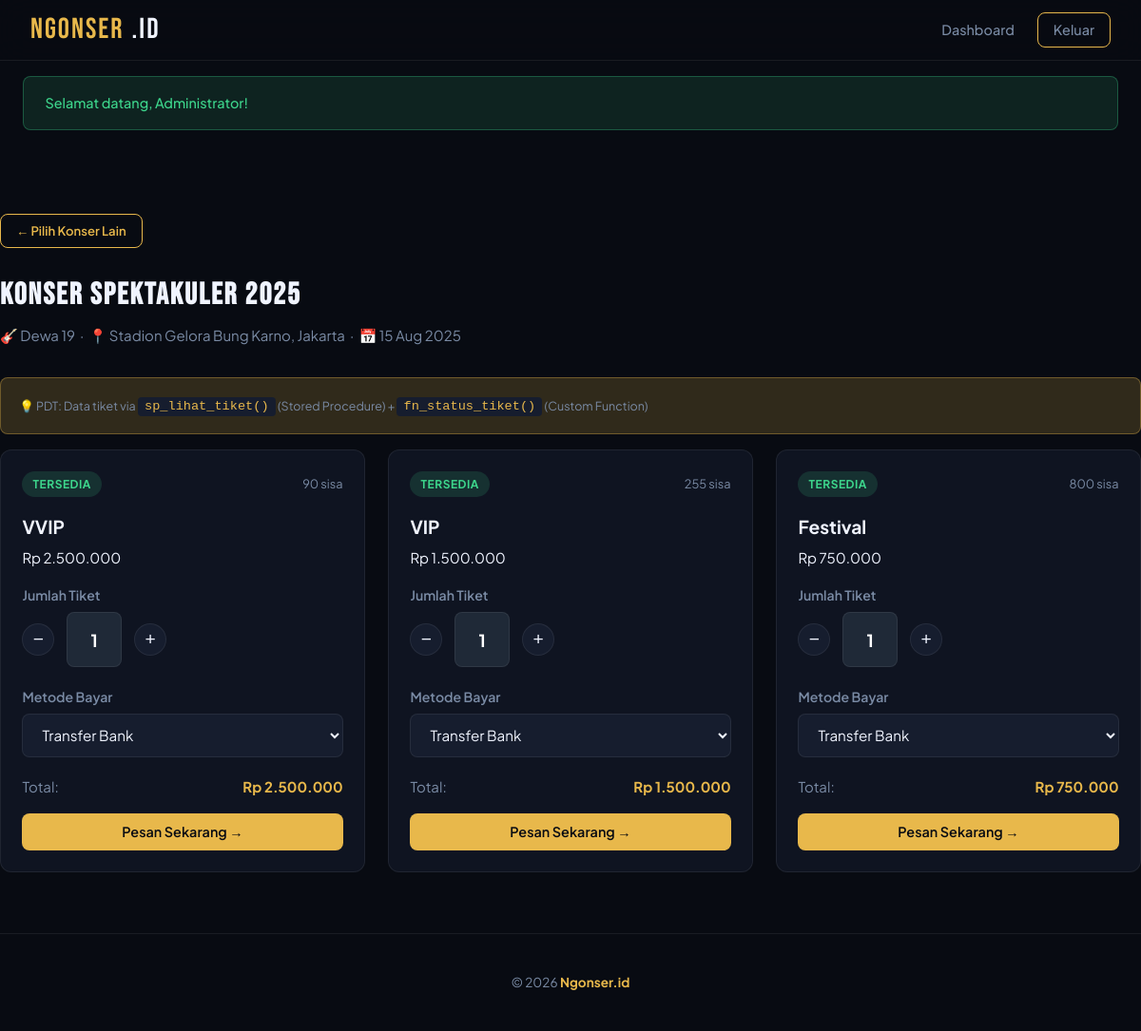
The page /booking.php?konser=1 (signed in) on the database as committed earlier.
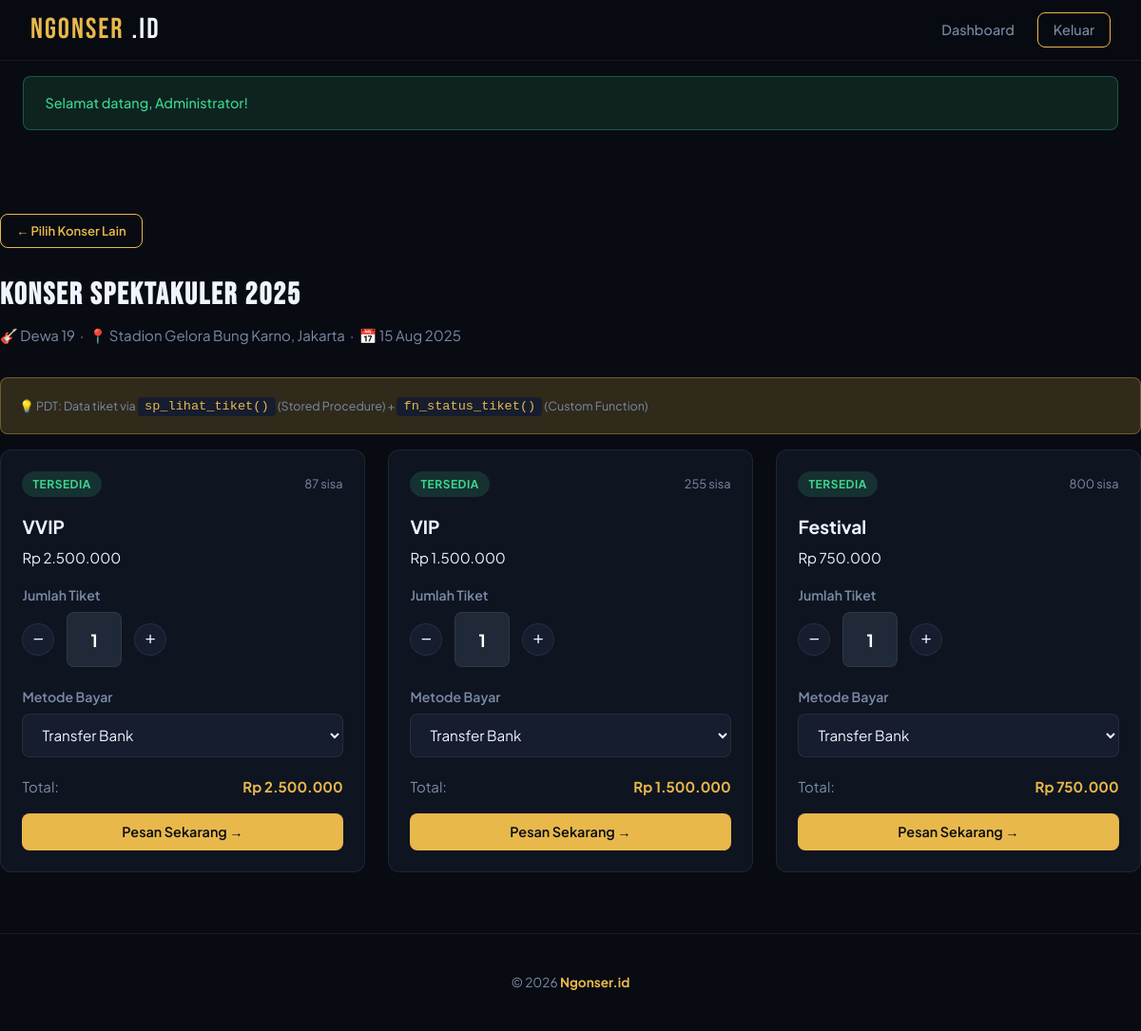
The same page on the database as committed later.
### tables this page shows
CREATE TABLE `tiket` (
  `id` int NOT NULL AUTO_INCREMENT,
  `konser_id` int NOT NULL,
  `kategori` varchar(100) NOT NULL,
  `harga` decimal(12,2) NOT NULL,
  `kuota` int NOT NULL DEFAULT '0',
  `terjual` int NOT NULL DEFAULT '0',
  `keterangan` text,
  PRIMARY KEY (`id`),
  KEY `konser_id` (`konser_id`),
  CONSTRAINT `tiket_ibfk_1` FOREIGN KEY (`konser_id`) REFERENCES `konser` (`id`) ON DELETE CASCADE
);

### config/database.php (called while the page is built, shortened)
<?php
function e(string $str): string {
    return htmlspecialchars($str, ENT_QUOTES, 'UTF-8');
}

### booking.php (the view, shortened to what the changed rows need)
<?php
require_once __DIR__ . '/config/database.php';
$db     = getDB();
$viewBayar = null;
$konserData = null;
$tiketList  = [];
if (isset($_GET['konser'])) {
    $konserID = (int)$_GET['konser'];
    $stmt = $db->prepare("SELECT * FROM konser WHERE id = ? LIMIT 1");
    $stmt->bind_param('i', $konserID);
    $stmt->execute();
    $konserData = $stmt->get_result()->fetch_assoc();
    $result = $db->query("CALL sp_lihat_tiket($konserID)");
    $tiketList = ($result instanceof mysqli_result) ? $result->fetch_all(MYSQLI_ASSOC) : [];
}
?>
<!DOCTYPE html>
<html lang="id">
<head>
  <link rel="stylesheet" href="<?= APP_URL ?>/assets/css/style.css">
</head>
<body>
<div class="container section">
  <?php if ($viewBayar): ?>
  <div style="max-width:560px;margin:0 auto;">
    <h1 class="page-title">KONFIRMASI BAYAR</h1>
    <p class="page-subtitle">Selesaikan pembayaranmu sekarang!</p>
    <div class="card">
      <div class="card-body">
        <div class="highlight-box">
          <div style="font-size:.8rem;color:var(--text-muted);">Kode Transaksi</div>
          <code style="font-size:1.1rem;"><?= e($viewBayar['kode_transaksi']) ?></code>
        </div>
        <div class="divider"></div>
        <table style="border:none;width:100%">
          <tr><td class="text-muted" style="border:none;padding:.4rem 0">Konser</td><td style="border:none;padding:.4rem 0;font-weight:600"><?= e($viewBayar['nama_konser']) ?></td></tr>
          <tr><td class="text-muted" style="border:none;padding:.4rem 0">Artis</td><td style="border:none;padding:.4rem 0"><?= e($viewBayar['artis']) ?></td></tr>
          <tr><td class="text-muted" style="border:none;padding:.4rem 0">Tanggal</td><td style="border:none;padding:.4rem 0"><?= date('d M Y', strtotime($viewBayar['tanggal_konser'])) ?></td></tr>
          <tr><td class="text-muted" style="border:none;padding:.4rem 0">Venue</td><td style="border:none;padding:.4rem 0"><?= e($viewBayar['venue']) ?></td></tr>
          <tr><td class="text-muted" style="border:none;padding:.4rem 0">Kategori</td><td style="border:none;padding:.4rem 0"><?= e($viewBayar['kategori']) ?></td></tr>
          <tr><td class="text-muted" style="border:none;padding:.4rem 0">Jumlah</td><td style="border:none;padding:.4rem 0"><?= $viewBayar['jumlah_tiket'] ?> tiket</td></tr>
          <tr><td class="text-muted" style="border:none;padding:.4rem 0">Metode</td><td style="border:none;padding:.4rem 0"><?= e($viewBayar['metode_bayar']) ?></td></tr>
          <tr><td class="text-muted" style="border:none;padding:.4rem 0">Status</td><td style="border:none;padding:.4rem 0"><?= slugStatus($viewBayar['status']) ?></td></tr>
        </table>
        <div class="divider"></div>
        <div class="d-flex justify-between align-center">
          <span class="text-muted">Total Pembayaran</span>
          <span class="stat-value" style="font-size:1.6rem;"><?= formatRupiah($viewBayar['total_harga']) ?></span>
        </div>
        <?php if ($viewBayar['status'] === 'pending'): ?>
        <div class="mt-3">
          <p class="text-muted mb-2" style="font-size:.85rem;">
            Simulasi: Klik tombol di bawah untuk mengkonfirmasi pembayaran.<br>
            <em>Trigger <code>trg_after_update_transaksi</code> akan otomatis memotong stok tiket.</em>
          </p>
          <form method="POST">
            <input type="hidden" name="action"   value="bayar">
            <input type="hidden" name="kode_trx" value="<?= e($viewBayar['kode_transaksi']) ?>">
            <button type="submit" class="btn btn-success btn-block">✅ Konfirmasi Pembayaran</button>
          </form>
        </div>
        <?php else: ?>
          <div class="flash flash-success mt-3">✅ Pembayaran sudah dikonfirmasi!</div>
        <?php endif; ?>
      </div>
    </div>
    <a href="<?= APP_URL ?>/dashboard.php" class="btn btn-outline mt-3">← Kembali ke Dashboard</a>
  </div>
  <?php elseif ($konserData && !empty($tiketList)): ?>
  <h1 class="page-title"><?= e($konserData['nama_konser']) ?></h1>
  <div class="grid-3">
    <?php foreach ($tiketList as $t): ?>
    <div class="card">
      <div class="card-body">
        <div class="d-flex justify-between align-center mb-2">
          <span class="badge <?= $t['ketersediaan']==='HABIS'?'badge-danger':($t['ketersediaan']==='HAMPIR HABIS'?'badge-warning':'badge-success') ?>">
            <?= e($t['ketersediaan']) ?>
          </span>
          <span class="text-muted" style="font-size:.8rem;"><?= $t['sisa'] ?> sisa</span>
        </div>
        <h3 style="font-size:1.2rem;margin-bottom:.3rem;"><?= e($t['kategori']) ?></h3>
        <div class="price" style="margin-bottom:1rem;"><?= e($t['harga_format']) ?></div>
        <?php
        $sisa = (int)($t['sisa'] ?? 0);
        $hargaRaw = (float)($t['harga'] ?? 0);
if ($hargaRaw <= 0 && isset($t['harga_format'])) {
    $hargaRaw = (float) str_replace(['Rp', '.', ',', ' '], '', $t['harga_format']);
}
        ?>
        <?php if ($sisa > 0): ?>
        <form method="POST" data-harga="<?= $hargaRaw ?>">
          <div class="form-group">
            <label class="form-label">Jumlah Tiket</label>
            <div class="ticket-counter">
  <button type="button" class="btn-minus">−</button>
  <input
  type="text"
  name="jumlah"
  value="1"
  min="1"
  max="<?= min($sisa,5) ?>"
  class="form-control"
  readonly
  style="color:#ffffff !important; background:#1f2937 !important; text-align:center !important; font-size:18px !important; font-weight:700 !important; width:58px !important; height:58px !important;"
>
  <button type="button" class="btn-plus">+</button>
</div>
          </div>
          <div class="form-group">
            <label class="form-label">Metode Bayar</label>
            <select name="metode" class="form-control">
              <option value="transfer_bank">Transfer Bank</option>
            </select>
          </div>
          <div class="d-flex justify-between align-center mb-2">
            <span class="text-muted">Total:</span>
            <strong id="total-harga" class="text-accent"><?= formatRupiah($hargaRaw) ?></strong>
          </div>
          <button type="submit" class="btn btn-primary btn-block">Pesan Sekarang →</button>
        </form>
        <?php else: ?>
          <button class="btn btn-sm btn-block" disabled style="opacity:.5;background:var(--bg-elevated);color:var(--text-muted);">Tiket Habis</button>
        <?php endif; ?>
      </div>
    </div>
    <?php endforeach; ?>
  </div>
  <?php endif; ?>
</div>
</body>
</html>

Rows that differ between the two databases and show on the page:
changed tiket "VVIP": sisa "90" → "87"
